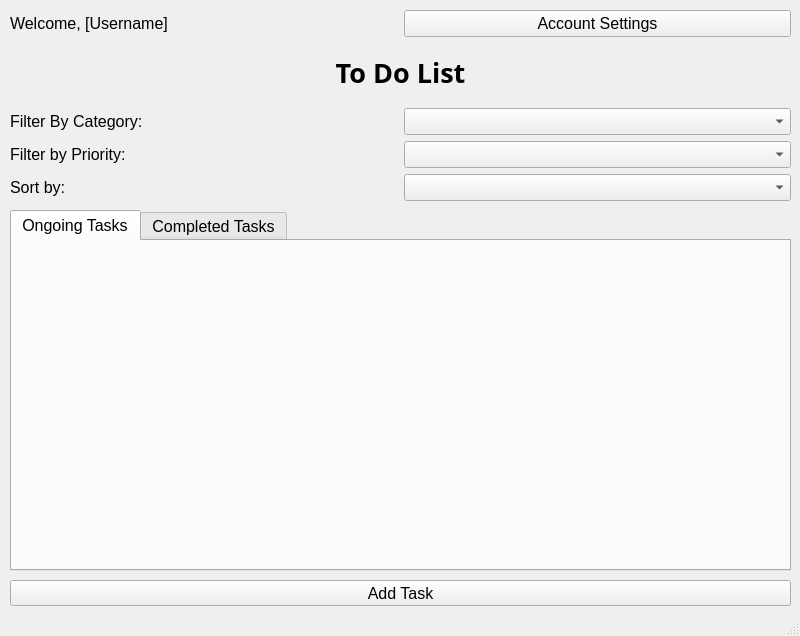
<?xml version="1.0" encoding="UTF-8"?>
<ui version="4.0">
 <class>todolist_window</class>
 <widget class="QMainWindow" name="todolist_window">
  <property name="geometry">
   <rect>
    <x>0</x>
    <y>0</y>
    <width>800</width>
    <height>636</height>
   </rect>
  </property>
  <property name="sizePolicy">
   <sizepolicy hsizetype="Fixed" vsizetype="Fixed">
    <horstretch>0</horstretch>
    <verstretch>0</verstretch>
   </sizepolicy>
  </property>
  <property name="minimumSize">
   <size>
    <width>800</width>
    <height>636</height>
   </size>
  </property>
  <property name="maximumSize">
   <size>
    <width>800</width>
    <height>636</height>
   </size>
  </property>
  <property name="font">
   <font>
    <family>Arial</family>
    <pointsize>12</pointsize>
   </font>
  </property>
  <property name="windowTitle">
   <string>To Do List</string>
  </property>
  <widget class="QWidget" name="centralwidget">
   <widget class="QWidget" name="gridLayoutWidget">
    <property name="geometry">
     <rect>
      <x>10</x>
      <y>10</y>
      <width>781</width>
      <height>191</height>
     </rect>
    </property>
    <layout class="QGridLayout" name="layout_options">
     <item row="4" column="0">
      <widget class="QLabel" name="lbl_filter_cat">
       <property name="font">
        <font>
         <family>Arial</family>
         <pointsize>12</pointsize>
        </font>
       </property>
       <property name="text">
        <string>Filter By Category:</string>
       </property>
      </widget>
     </item>
     <item row="6" column="0">
      <widget class="QLabel" name="lbl_sort">
       <property name="font">
        <font>
         <family>Arial</family>
         <pointsize>12</pointsize>
        </font>
       </property>
       <property name="text">
        <string>Sort by:</string>
       </property>
      </widget>
     </item>
     <item row="1" column="0" colspan="2">
      <widget class="QLabel" name="lbl_todo_title">
       <property name="font">
        <font>
         <family>Arial Black</family>
         <pointsize>20</pointsize>
         <bold>true</bold>
        </font>
       </property>
       <property name="text">
        <string>To Do List</string>
       </property>
       <property name="alignment">
        <set>Qt::AlignmentFlag::AlignCenter</set>
       </property>
      </widget>
     </item>
     <item row="5" column="0">
      <widget class="QLabel" name="lbl_filter_prio">
       <property name="font">
        <font>
         <family>Arial</family>
         <pointsize>12</pointsize>
        </font>
       </property>
       <property name="text">
        <string>Filter by Priority:</string>
       </property>
      </widget>
     </item>
     <item row="4" column="1">
      <widget class="QComboBox" name="combo_category"/>
     </item>
     <item row="6" column="1">
      <widget class="QComboBox" name="combo_sort"/>
     </item>
     <item row="5" column="1">
      <widget class="QComboBox" name="combo_priority"/>
     </item>
     <item row="0" column="0">
      <widget class="QLabel" name="lbl_welcome">
       <property name="font">
        <font>
         <family>Arial</family>
         <pointsize>12</pointsize>
        </font>
       </property>
       <property name="text">
        <string>Welcome, [Username]</string>
       </property>
      </widget>
     </item>
     <item row="0" column="1">
      <widget class="QPushButton" name="btn_acc_settings">
       <property name="font">
        <font>
         <family>Arial</family>
         <pointsize>12</pointsize>
        </font>
       </property>
       <property name="text">
        <string>Account Settings</string>
       </property>
      </widget>
     </item>
    </layout>
   </widget>
   <widget class="QTabWidget" name="tabs_tasks">
    <property name="geometry">
     <rect>
      <x>10</x>
      <y>210</y>
      <width>781</width>
      <height>361</height>
     </rect>
    </property>
    <property name="font">
     <font>
      <family>Arial</family>
      <pointsize>12</pointsize>
     </font>
    </property>
    <property name="currentIndex">
     <number>0</number>
    </property>
    <widget class="QWidget" name="tab_ongoing_tasks">
     <attribute name="title">
      <string>Ongoing Tasks</string>
     </attribute>
    </widget>
    <widget class="QWidget" name="tab_completed_tasks">
     <property name="layoutDirection">
      <enum>Qt::LayoutDirection::LeftToRight</enum>
     </property>
     <attribute name="title">
      <string>Completed Tasks</string>
     </attribute>
    </widget>
   </widget>
   <widget class="QPushButton" name="btn_add_task">
    <property name="geometry">
     <rect>
      <x>10</x>
      <y>580</y>
      <width>781</width>
      <height>26</height>
     </rect>
    </property>
    <property name="text">
     <string>Add Task</string>
    </property>
   </widget>
  </widget>
  <widget class="QStatusBar" name="statusbar"/>
 </widget>
 <resources/>
 <connections/>
</ui>
